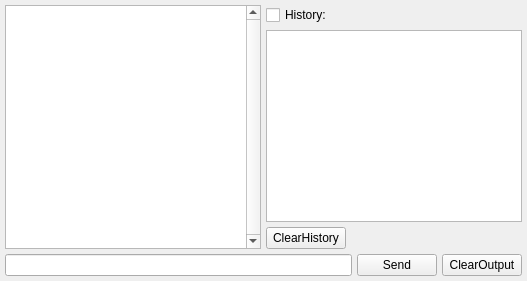
      <widget class="QWidget" name="rawTab">
       <attribute name="title">
        <string>RawCommand</string>
       </attribute>
       <layout class="QVBoxLayout" name="verticalLayout_4">
        <property name="spacing">
         <number>5</number>
        </property>
        <property name="leftMargin">
         <number>5</number>
        </property>
        <property name="topMargin">
         <number>5</number>
        </property>
        <property name="rightMargin">
         <number>5</number>
        </property>
        <property name="bottomMargin">
         <number>5</number>
        </property>
        <item>
         <layout class="QHBoxLayout" name="horizontalLayout_6">
          <item>
           <widget class="QPlainTextEdit" name="Raw_outputEdit">
            <property name="sizePolicy">
             <sizepolicy hsizetype="Expanding" vsizetype="Expanding">
              <horstretch>2</horstretch>
              <verstretch>0</verstretch>
             </sizepolicy>
            </property>
            <property name="verticalScrollBarPolicy">
             <enum>Qt::ScrollBarAlwaysOn</enum>
            </property>
            <property name="sizeAdjustPolicy">
             <enum>QAbstractScrollArea::AdjustIgnored</enum>
            </property>
            <property name="readOnly">
             <bool>true</bool>
            </property>
           </widget>
          </item>
          <item>
           <layout class="QVBoxLayout" name="verticalLayout_3">
            <item>
             <widget class="QCheckBox" name="Raw_CMDHistoryBox">
              <property name="layoutDirection">
               <enum>Qt::LeftToRight</enum>
              </property>
              <property name="text">
               <string>History:</string>
              </property>
              <property name="tristate">
               <bool>false</bool>
              </property>
             </widget>
            </item>
            <item>
             <widget class="QListWidget" name="Raw_CMDHistoryWidget">
              <property name="sizePolicy">
               <sizepolicy hsizetype="Expanding" vsizetype="Expanding">
                <horstretch>1</horstretch>
                <verstretch>0</verstretch>
               </sizepolicy>
              </property>
              <property name="contextMenuPolicy">
               <enum>Qt::PreventContextMenu</enum>
              </property>
             </widget>
            </item>
            <item>
             <widget class="QPushButton" name="Raw_clearHistoryButton">
              <property name="sizePolicy">
               <sizepolicy hsizetype="Fixed" vsizetype="Fixed">
                <horstretch>0</horstretch>
                <verstretch>0</verstretch>
               </sizepolicy>
              </property>
              <property name="layoutDirection">
               <enum>Qt::LeftToRight</enum>
              </property>
              <property name="text">
               <string>ClearHistory</string>
              </property>
             </widget>
            </item>
           </layout>
          </item>
         </layout>
        </item>
        <item>
         <layout class="QHBoxLayout" name="horizontalLayout_3">
          <property name="sizeConstraint">
           <enum>QLayout::SetMaximumSize</enum>
          </property>
          <item>
           <widget class="QLineEdit" name="Raw_CMDEdit"/>
          </item>
          <item>
           <widget class="QPushButton" name="Raw_sendCMDButton">
            <property name="text">
             <string>Send</string>
            </property>
           </widget>
          </item>
          <item>
           <widget class="QPushButton" name="Raw_clearOutputButton">
            <property name="text">
             <string>ClearOutput</string>
            </property>
           </widget>
          </item>
         </layout>
        </item>
       </layout>
      </widget>
